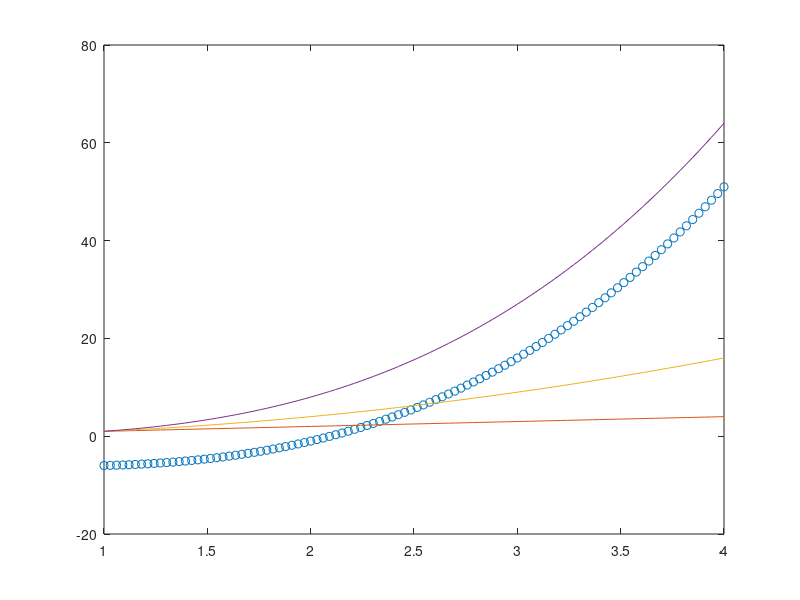

This figure's MATLAB source:

%PART 1: approximation of solution

%function given
f = @(x) x^3 - 2*x - 5;
%derivative fn of f
g = @(x) 3*(x^2) - 2; 
%function for each iteration in Newton's method
%i.e. x(n) = iterfn(x(n-1))
iterfn = @(x) x - f(x)/g(x);

%interval to find soln in
a = 1;
b = 4;

%initial guess
x0 = 1;
x1 = iterfn(x0);

numiter = 0; %number of iterations


while(abs(x1-x0)>10^-5)
    numiter = numiter + 1;
    if(x1==0)
        disp("found root!");
        break;
    else
       %disp(x0)
        %disp(x1)
        x0 = x1;
        x1 = iterfn(x0);
    end
    
end

disp("our approximation is: ")
disp(x1) %answer comes out to be 2.0946


%PART 2: plotting the graph
 x = linspace(1,4); %specify range here
 y1 = x.^3 - 2*x - 5; %specify f(x) here
 plot(x,y1,'o') 
 hold on
 n = 3; %specify n, for x^n which you want to see on graph          
 int = 0;
 for i = 1:n
     int = int+1;
     y2 = x.^int;
     plot(x,y2)
     %hold on
 end
 %plot(x,0)
 hold off
     
